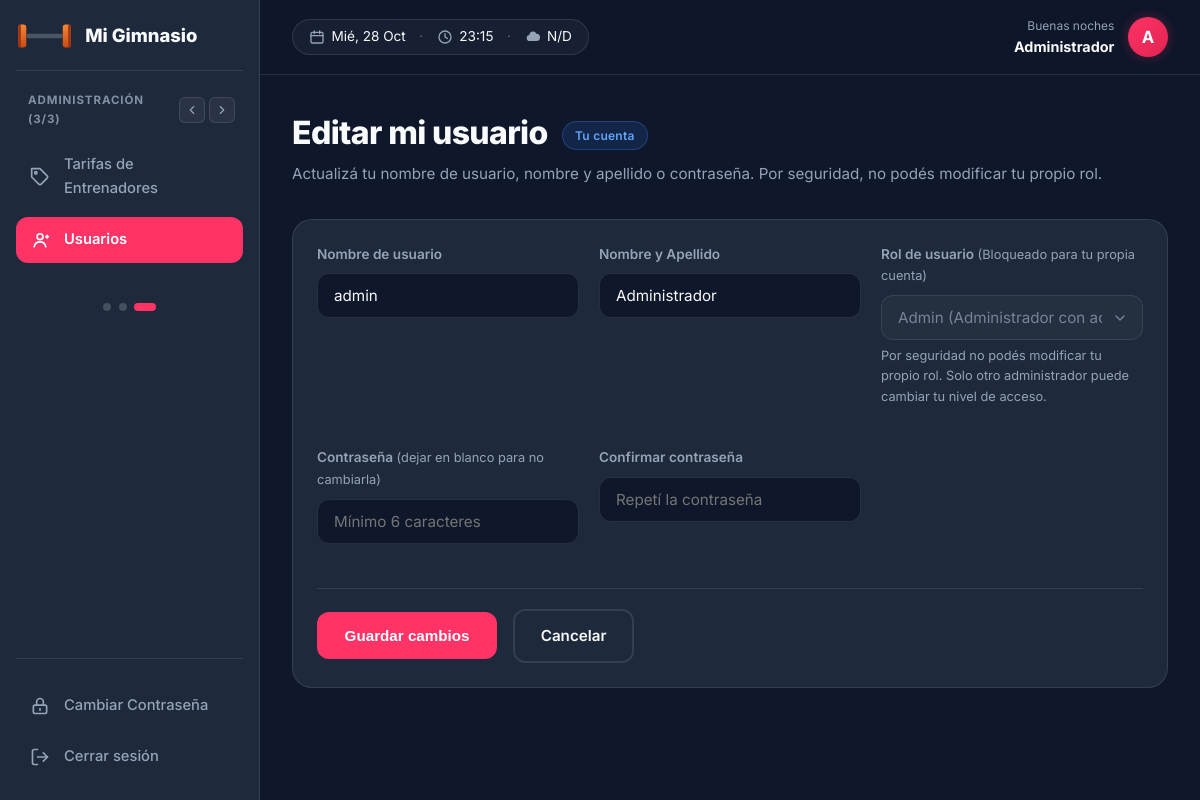
Screenshot of /panel/usuarios_form.php?id=1 (signed in) with the database file from the repository.
### tables this page shows
CREATE TABLE IF NOT EXISTS usuarios (
    id_usuario INT AUTO_INCREMENT PRIMARY KEY,
    usuario VARCHAR(50) NOT NULL UNIQUE,
    password VARCHAR(255) NOT NULL,
    nombre VARCHAR(100),
    id_rol INT NOT NULL,
    activo TINYINT(1) NOT NULL DEFAULT 1,
    fecha_creacion DATETIME NOT NULL DEFAULT CURRENT_TIMESTAMP,
    CONSTRAINT fk_usuarios_roles FOREIGN KEY (id_rol)
        REFERENCES roles(id_rol)
);

CREATE TABLE IF NOT EXISTS roles (
    id_rol INT AUTO_INCREMENT PRIMARY KEY,
    nombre VARCHAR(50) NOT NULL UNIQUE,
    descripcion VARCHAR(255)
);

### panel/usuarios_form.php (the view, shortened to what this page needs)
<?php
$pdo = conectarDB();
$id = isset($_GET['id']) ? (int)$_GET['id'] : 0;
$usuarioItem = [
    'id_usuario' => 0,
    'usuario' => '',
    'nombre' => '',
    'id_rol' => 0,
];
$roles = $pdo->query('SELECT id_rol, nombre, descripcion FROM roles ORDER BY id_rol ASC')->fetchAll();
if ($id > 0) {
    $stmt = $pdo->prepare('SELECT * FROM usuarios WHERE id_usuario = ?');
    $stmt->execute([$id]);
    $encontrado = $stmt->fetch();
    $usuarioItem = $encontrado;
}
$esPropioUsuario = ($id > 0 && $id === (int)($_SESSION['usuario_id'] ?? 0));
require __DIR__ . '/includes/layout_inicio.php';
?>
<div class="panel-header">
    <div>
        <h1 class="titulo-pagina">
            <?= $id > 0 ? ($esPropioUsuario ? 'Editar mi usuario' : 'Editar usuario') : 'Registrar usuario' ?>
            <?php if ($esPropioUsuario): ?>
                <span class="badge" style="font-size: 0.75rem; vertical-align: middle; margin-left: 0.5rem; background: rgba(59, 130, 246, 0.15); color: #60a5fa; border: 1px solid rgba(59, 130, 246, 0.3);">Tu cuenta</span>
            <?php endif; ?>
        </h1>
        <div class="subt">
            <?php if ($id > 0): ?>
                <?= $esPropioUsuario ? 'Actualizá tu nombre de usuario, nombre y apellido o contraseña. Por seguridad, no podés modificar tu propio rol.' : 'Actualizá los datos del usuario.' ?>
            <?php else: ?>
                Completá los datos para dar de alta un nuevo usuario en el sistema.
            <?php endif; ?>
        </div>
    </div>
</div>
<div class="panel-bloque">
    <form method="post" action="usuarios_guardar.php" autocomplete="off">
        <div class="form-grid">
            <div class="campo">
                <label for="usuario">Nombre de usuario</label>
                <input type="text" id="usuario" name="usuario" class="form-control" placeholder="Ej: jperez" required autocomplete="off" value="<?= htmlspecialchars($usuarioItem['usuario']) ?>">
            </div>
            <div class="campo">
                <label for="nombre">Nombre y Apellido</label>
                <input type="text" id="nombre" name="nombre" class="form-control" placeholder="Ej: Juan Pérez" required autocomplete="name" value="<?= htmlspecialchars($usuarioItem['nombre'] ?? '') ?>">
            </div>
            <?php if ($esPropioUsuario): ?>
                <div class="campo">
                    <label for="id_rol">
                        Rol de usuario
                        <span style="font-weight: normal; color: var(--color-text-muted); font-size: 0.8rem;">(Bloqueado para tu propia cuenta)</span>
                    </label>
                    <select id="id_rol" class="form-control" disabled style="opacity: 0.75; cursor: not-allowed;">
                        <?php foreach ($roles as $r): ?>
                            <option value="<?= (int)$r['id_rol'] ?>" <?= ((int)$usuarioItem['id_rol'] === (int)$r['id_rol']) ? 'selected' : '' ?>>
                                <?= htmlspecialchars(ucfirst($r['nombre'])) ?><?= !empty($r['descripcion']) ? ' (' . htmlspecialchars($r['descripcion']) . ')' : '' ?>
                            </option>
                        <?php endforeach; ?>
                    </select>
                    <small style="color: var(--color-text-muted); font-size: 0.8rem; margin-top: 0.35rem; display: block;">
                        Por seguridad no podés modificar tu propio rol. Solo otro administrador puede cambiar tu nivel de acceso.
                    </small>
                </div>
            <?php endif; ?>
            <div class="campo">
                <label for="password">
                    Contraseña
                    <?php if ($id > 0): ?>
                        <span style="font-weight: normal; color: var(--color-text-muted); font-size: 0.8rem;">(dejar en blanco para no cambiarla)</span>
                    <?php endif; ?>
                </label>
                <input type="password" id="password" name="password" class="form-control" placeholder="Mínimo 6 caracteres" autocomplete="new-password" <?= $id > 0 ? '' : 'required' ?>>
            </div>
            <div class="campo">
                <label for="password_confirm">Confirmar contraseña</label>
                <input type="password" id="password_confirm" name="password_confirm" class="form-control" placeholder="Repetí la contraseña" autocomplete="new-password" <?= $id > 0 ? '' : 'required' ?>>
            </div>
        </div>
        <div class="form-acciones">
            <button type="submit" class="btn btn-primary">
                <?= $id > 0 ? 'Guardar cambios' : 'Registrar usuario' ?>
            </button>
            <a href="usuarios.php" class="btn btn-outline">Cancelar</a>
        </div>
    </form>
</div>
<?php require __DIR__ . '/includes/layout_fin.php'; ?>

### assets/css/base.css (style rules this page uses)
:root { --color-primary: #ff3366; --color-primary-hover: #e02452; --color-bg-dark: #0f172a; --color-bg-card: #1e293b; --color-bg-light: #f8fafc; --color-text-main: #f8fafc; --color-text-muted: #94a3b8; --color-text-dark: #0f172a; --color-border: rgba(255, 255, 255, 0.1); --color-whatsapp: #25d366; --color-whatsapp-hover: #20ba5a; --font-main: 'Inter', -apple-system, BlinkMacSystemFont, 'Segoe UI', Roboto, sans-serif; --font-display: 'Playfair Display', Georgia, serif; --radius-sm: 6px; --radius-md: 12px; --radius-lg: 20px; --radius-full: 9999px; --shadow-sm: 0 2px 8px rgba(0, 0, 0, 0.15); --shadow-md: 0 8px 24px rgba(0, 0, 0, 0.25); --shadow-glow: 0 0 25px rgba(255, 51, 102, 0.35); --transition-fast: 0.2s ease; --transition-smooth: 0.3s cubic-bezier(0.4, 0, 0.2, 1); }
* { margin: 0; padding: 0; box-sizing: border-box; }
html { scroll-behavior: smooth; }
body { font-family: var(--font-main); background-color: var(--color-bg-dark); color: var(--color-text-main); line-height: 1.6; overflow-x: hidden; }
a { text-decoration: none; color: inherit; transition: color var(--transition-fast); }

### assets/css/components.css (style rules this page uses)
.btn { display: inline-flex; align-items: center; justify-content: center; gap: 0.6rem; padding: 0.8rem 1.6rem; border-radius: var(--radius-md); font-size: 0.95rem; font-weight: 600; cursor: pointer; border: 2px solid transparent; transition: all var(--transition-smooth); text-align: center; }
.btn-outline { background-color: transparent; border-color: var(--color-border); color: var(--color-text-main); }
select.form-control { appearance: none; -webkit-appearance: none; -moz-appearance: none; background-repeat: no-repeat; background-position: right 0.9rem center; background-size: 1rem; padding-right: 2.5rem; cursor: pointer; }
select.form-control option { background-color: var(--color-bg-card); color: var(--color-text-main); padding: 0.6rem; }
.form-control:disabled, .form-control[readonly] { background-color: rgba(255, 255, 255, 0.04); color: var(--color-text-muted); cursor: not-allowed; border-color: rgba(255, 255, 255, 0.12); }

### assets/css/login.css (style rules this page uses)
.campo { margin-bottom: 1.25rem; }
.btn-primary { background-color: var(--color-primary); color: #ffffff; }

### assets/css/dashboard.css (style rules this page uses)
.panel-header { margin-bottom: 2rem; }
.titulo-pagina { font-size: 2rem; font-weight: 800; color: var(--color-text-main); letter-spacing: -0.02em; }
.subt { color: var(--color-text-muted); font-size: 0.95rem; margin-top: 0.25rem; }
.panel-bloque { background-color: var(--color-bg-card); border: 1px solid var(--color-border); border-radius: var(--radius-lg); padding: 1.5rem; display: flex; flex-direction: column; }
.panel-header { display: flex; justify-content: space-between; align-items: center; gap: 1rem; flex-wrap: wrap; margin-bottom: 2rem; }
.badge { display: inline-flex; align-items: center; padding: 0.25rem 0.75rem; border-radius: var(--radius-full); font-size: 0.78rem; font-weight: 600; letter-spacing: 0.02em; }
.form-grid { display: grid; grid-template-columns: repeat(auto-fit, minmax(260px, 1fr)); gap: 1.25rem; margin-bottom: 1.5rem; }
.campo label { display: block; font-size: 0.85rem; font-weight: 600; color: var(--color-text-muted); margin-bottom: 0.5rem; }
.form-control { width: 100%; padding: 0.75rem 1rem; background-color: var(--color-bg-dark); border: 1px solid var(--color-border); border-radius: var(--radius-md); color: var(--color-text-main); font-family: var(--font-main); font-size: 0.95rem; outline: none; transition: border-color var(--transition-fast), box-shadow var(--transition-fast); }
select.form-control option { background-color: var(--color-bg-card); color: var(--color-text-main); }
.form-acciones { display: flex; align-items: center; gap: 1rem; padding-top: 1.25rem; border-top: 1px solid var(--color-border); }

### rows the page displays
usuarios: usuario "admin", nombre "Administrador", id_rol.nombre "Admin (Administrador con acceso total al sistema)"

### other values shown
GYM_NOMBRE "Mi Gimnasio"
$nombreUsuario "Administrador"
$inicial "A"
